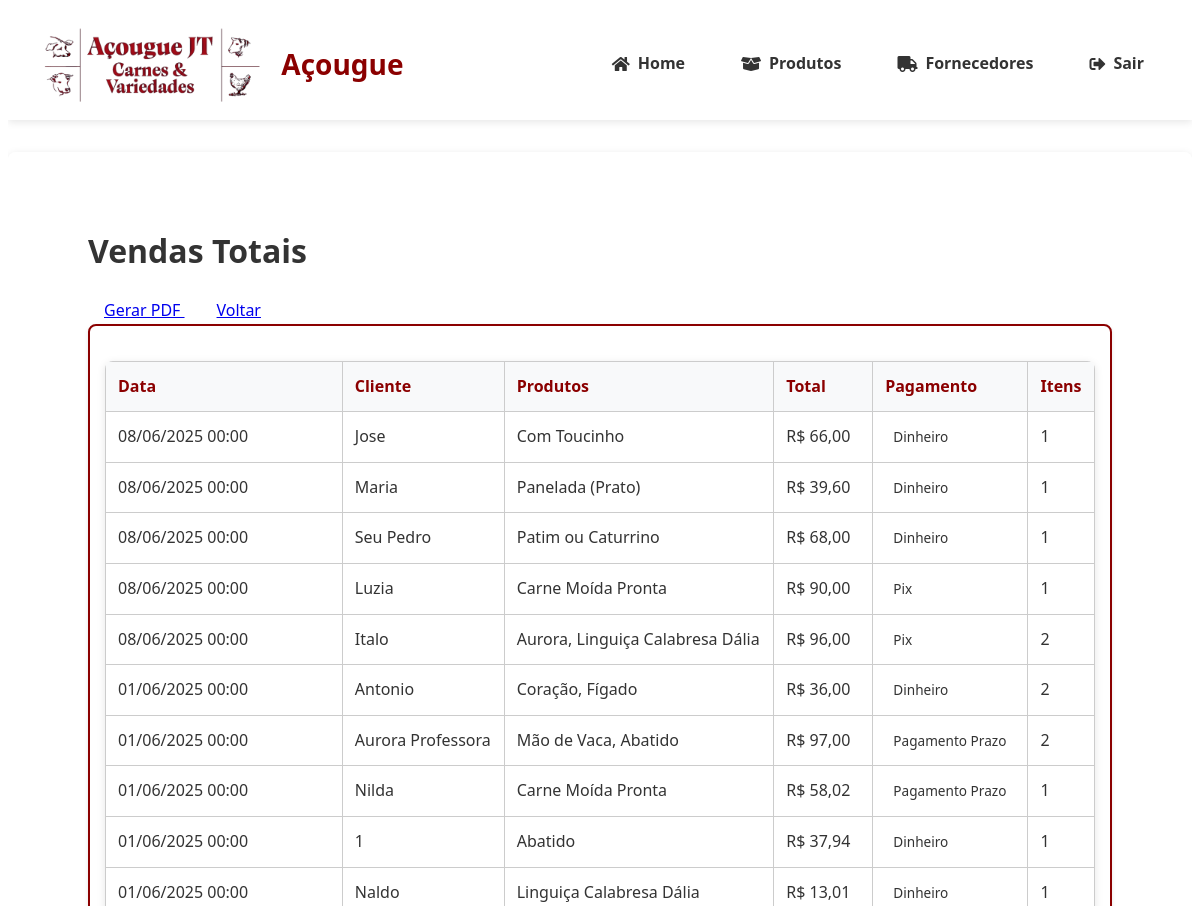
Before: /relatorios/vendas_totais (signed in, upper part) with the older database file.
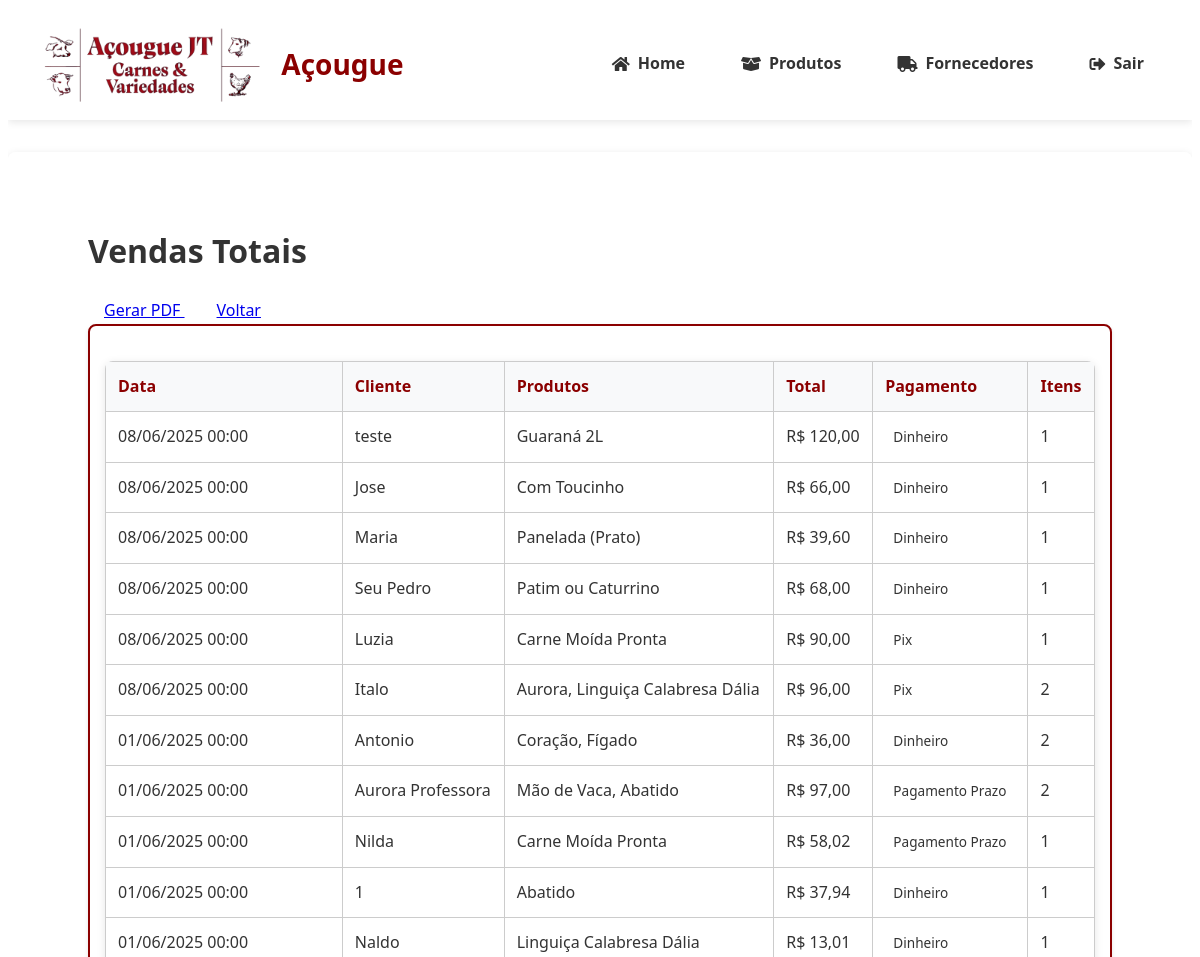
After: the same page with the newer database file.
### tables this page shows
CREATE TABLE vendas (
                id TEXT PRIMARY KEY,
                data TIMESTAMP DEFAULT CURRENT_TIMESTAMP,
                cliente_cpf TEXT,
                cliente_nome TEXT,  
                total DECIMAL(10,2) NOT NULL,
                metodo_pagamento TEXT NOT NULL,
                usuario_id INTEGER NOT NULL REFERENCES users(id) ON DELETE CASCADE,
                status_pagamento TEXT NOT NULL DEFAULT 'pago',
                data_vencimento DATE,
                observacao TEXT
            );

### app.py (the view)
@app.route('/relatorios/<report_type>')
@login_required # Assuming you have this decorator
@role_required('gerente') # Assuming you have this decorator
def relatorios_unificados(report_type):
    report_titles = {
        'vendas_totais': 'Vendas Totais',
        'vendas_periodo': 'Vendas por Período',
        'vendas_categorias': 'Vendas por Categoria',
        'top_produtos': 'Top Produtos Vendidos',
        'estoque_nivel': 'Nível de Estoque Crítico',
        'estoque_validade': 'Produtos Próximos do Vencimento',
        'clientes_fieis': 'Clientes Mais Fieis',
        'fornecedores_produtos': 'Produtos por Fornecedor',
        'movimentacao_caixa': 'Movimentação de Caixa',
        'comparativo': 'Comparativo de Vendas'
    }
    reports = {
        'vendas_totais': {
            'query': '''
                SELECT
                    v.id,
                    v.data,
                    v.cliente_nome as cliente,
                    GROUP_CONCAT(p.nome, ', ') as produtos,
                    v.total,
                    v.metodo_pagamento,
                    COUNT(vi.id) as total_itens
                FROM vendas v
                LEFT JOIN venda_itens vi ON v.id = vi.venda_id
                LEFT JOIN produtos p ON vi.produto_id = p.id
                GROUP BY v.id
                ORDER BY v.data DESC
            '''
        },
        'vendas_periodo': {
            'query': '''
                SELECT DATE(v.data) as data, COUNT(*) as total_vendas,
                SUM(v.total) as valor_total, AVG(v.total) as ticket_medio
                FROM vendas v
                WHERE DATE(v.data) BETWEEN ? AND ?
                GROUP BY DATE(v.data) ORDER BY data
            ''',
            'params': (
                request.args.get('start_date', datetime.now().replace(day=1).date().isoformat()),
                request.args.get('end_date', datetime.now().date().isoformat())
            )
        },
        'vendas_categorias': {
            'query': '''
                SELECT p.categoria, SUM(vi.quantidade) as quantidade_vendida,
                SUM(vi.quantidade * vi.preco_unitario) as valor_total
                FROM venda_itens vi JOIN produtos p ON vi.produto_id = p.id
                GROUP BY p.categoria ORDER BY valor_total DESC
            '''
        },
        'top_produtos': {
            'query': '''
                SELECT p.nome, SUM(vi.quantidade) as quantidade_vendida,
                SUM(vi.quantidade * vi.preco_unitario) as valor_total
                FROM venda_itens vi JOIN produtos p ON vi.produto_id = p.id
                GROUP BY p.id ORDER BY valor_total DESC LIMIT ?
            ''',
            'params': (int(request.args.get('limit', 10)),)
        },
        'estoque_nivel': {
            'query': '''
                SELECT nome, quantidade, estoque_minimo, (quantidade - estoque_minimo) as diferenca
                FROM produtos WHERE quantidade < estoque_minimo ORDER BY diferenca ASC
            '''
        },
        'estoque_validade': {
            'query': '''
                SELECT nome, data_validade,
                JULIANDAY(data_validade) - JULIANDAY('now') as dias_restantes
                FROM produtos WHERE data_validade IS NOT NULL
                AND dias_restantes BETWEEN 0 AND ? ORDER BY data_validade
            ''',
            'params': (int(request.args.get('dias', 30)),)
        },
        'clientes_fieis': {
            'query': '''
                SELECT cliente_nome, COUNT(*) as total_compras, SUM(total) as valor_total_gasto
                FROM vendas WHERE cliente_nome IS NOT NULL
                GROUP BY cliente_nome ORDER BY total_compras DESC LIMIT ?
            ''',
            'params': (int(request.args.get('limit', 10)),)
        },
        'fornecedores_produtos': {
            'query': '''
                SELECT f.nome as fornecedor, COUNT(p.id) as total_produtos, SUM(p.quantidade) as total_estoque
                FROM fornecedores f LEFT JOIN produtos p ON f.id = p.fornecedor_id
                GROUP BY f.id ORDER BY total_produtos DESC
            '''
        },
        'movimentacao_caixa': {
            'query': '''
                SELECT DATE(data) as data,
                SUM(CASE WHEN metodo_pagamento = 'fiado' THEN 0 ELSE total END) as entradas,
                SUM(CASE WHEN metodo_pagamento = 'fiado' THEN total ELSE 0 END) as saidas
                FROM vendas GROUP BY DATE(data) ORDER BY data DESC
            '''
        },
        'comparativo': {
            'query': '''
                SELECT strftime('{group_format}', data) as periodo,
                COUNT(*) as total_vendas, SUM(total) as valor_total
                FROM vendas GROUP BY periodo ORDER BY periodo DESC LIMIT 12
            ''',
            'params': (),
            'pre_process': lambda: {'group_format': '%Y-%m' if request.args.get('periodo', 'month') == 'month' else '%Y'}
        }
    }
    config = reports.get(report_type)
    if not config:
        abort(404, description="Relatório não encontrado")
    with get_db_connection() as conn:
        cursor = conn.cursor()
        query = config['query']
        if 'pre_process' in config:
            pre_processed = config['pre_process']()
            query = query.format(**pre_processed)
        params = config.get('params', ())
        cursor.execute(query, params)
        dados = [dict(zip([column[0] for column in cursor.description], row))
                 for row in cursor.fetchall()]
    if 'post_process' in config:
        dados = config['post_process'](dados)
    return render_template('relatorio_unificado.html',
                           dados=dados,
                           report_type=report_type,
                           titulo_relatorio=report_titles.get(report_type, 'Relatório'))

### app.py (called while the page is built)
def format_datetime(value, format='%d/%m/%Y %H:%M'):
    if value is None:
        return ''
    if isinstance(value, str):
        try:
            value = datetime.strptime(value, '%Y-%m-%d %H:%M:%S')
        except ValueError:
            try:
                value = datetime.strptime(value, '%Y-%m-%d')
            except ValueError:
                return value
    return value.strftime(format)

@app.template_filter('format_currency')
def format_currency(value):
    try:
        return f"R$ {float(value):,.2f}".replace(",", "X").replace(".", ",").replace("X", ".")
    except (ValueError, TypeError):
        return "R$ 0,00"

### banco_dados.py (called while the page is built)
@contextmanager
def get_db_connection():
    db_path = os.environ.get('DB_PATH', 'acougue.db')
    conn = sqlite3.connect(f'file:{db_path}', uri=True)
    conn.row_factory = sqlite3.Row
    conn.execute("PRAGMA foreign_keys = ON")
    try:
        yield conn
    finally:
        conn.close()

### templates/relatorio_unificado.html (shortened to what this page needs)
{% extends 'base.html' %}
{% block content %}
<div class="container dashboard-container">
    <div class="d-flex justify-content-between align-items-center mb-4">
        <h1>{{ titulo_relatorio }}</h1>
        <div>
            <a href="{{ url_for('gerar_pdf') }}" class="btn btn-primary me-2">
                Gerar PDF
            </a>
            <a href="{{ url_for('relatorios') }}" class="btn btn-secondary">
                Voltar
            </a>
        </div>
    </div>
    <div class="card">
        <div class="card-body">
            {% if report_type == 'vendas_totais' %}
                <div class="table-responsive">
                    <table class="table table-striped table-hover">
                        <thead class="table-dark">
                            <tr>
                                <th>Data</th>
                                <th>Cliente</th>
                                <th>Produtos</th>
                                <th>Total</th>
                                <th>Pagamento</th>
                                <th>Itens</th>
                            </tr>
                        </thead>
                        <tbody>
                            {% for venda in dados %}
                            <tr>
                                <td>{{ venda.data|format_datetime('%d/%m/%Y %H:%M') }}</td>
                                <td>{{ venda.cliente or 'Consumidor' }}</td>
                                <td>{{ venda.produtos }}</td>
                                <td>{{ venda.total|format_currency }}</td>
                                <td>
                                    <span class="badge bg-{{ 'success' if venda.metodo_pagamento != 'pagamento_prazo' else 'warning' }}">
                                        {{ venda.metodo_pagamento|replace('_', ' ')|title }}
                                    </span>
                                </td>
                                <td>{{ venda.total_itens }}</td>
                            </tr>
                            {% endfor %}
                        </tbody>
                    </table>
                </div>
            {% else %}
                <div class="alert alert-info">
                    Nenhum dado encontrado para o período selecionado.
                </div>
            {% endif %}
        </div>
    </div>
</div>
{% endblock %}

Changed rows visible on the page:
added vendas: data "08/06/2025 00:00", cliente_nome "teste", produtos "Guaraná 2L", total "R$ 120,00", metodo_pagamento "Dinheiro", total_itens "1"
